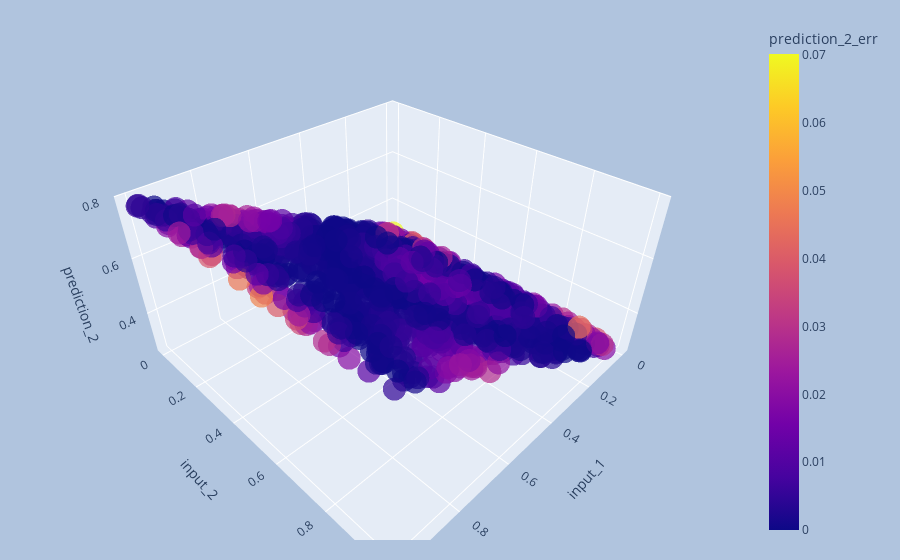

Notebook cell for this chart:
### Code cell
interactive_3d_plot(tr_df_normalized, 'input_1', 'input_2', 'prediction_2', 'prediction_2_err')

### Figure 1 — Plotly figure (JSON) as saved in the notebook; plotly's stock layout.template omitted (floating-point values rounded to 4 significant figures; data arrays with more than 128 entries replaced by an {"elided": "..."} marker saying what was removed)
{"data": [{"hovertemplate": "input_1=%{x}<br>input_2=%{y}<br>prediction_2=%{z}<br>prediction_2_err=%{marker.color}<extra></extra>", "legendgroup": "", "marker": {"color": {"elided": "1000 float values"}, "coloraxis": "coloraxis", "opacity": 0.7, "symbol": "circle"}, "mode": "markers", "name": "", "scene": "scene", "showlegend": false, "type": "scatter3d", "x": {"elided": "1000 float values"}, "y": {"elided": "1000 float values"}, "z": {"elided": "1000 float values"}}], "layout": {"coloraxis": {"colorbar": {"title": {"text": "prediction_2_err"}}, "colorscale": [[0, "#0d0887"], [0.1111, "#46039f"], [0.2222, "#7201a8"], [0.3333, "#9c179e"], [0.4444, "#bd3786"], [0.5556, "#d8576b"], [0.6667, "#ed7953"], [0.7778, "#fb9f3a"], [0.8889, "#fdca26"], [1, "#f0f921"]]}, "legend": {"tracegroupgap": 0}, "margin": {"b": 20, "l": 40, "r": 40, "t": 20}, "paper_bgcolor": "LightSteelBlue", "scene": {"domain": {"x": [0, 1], "y": [0, 1]}, "xaxis": {"title": {"text": "input_1"}}, "yaxis": {"title": {"text": "input_2"}}, "zaxis": {"title": {"text": "prediction_2"}}}}}
